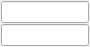
<?xml version="1.0" encoding="UTF-8"?>
<ui version="4.0">
 <class>ValuePairVertical</class>
 <widget class="QWidget" name="ValuePairVertical">
  <property name="geometry">
   <rect>
    <x>0</x>
    <y>0</y>
    <width>90</width>
    <height>43</height>
   </rect>
  </property>
  <property name="windowTitle">
   <string>Form</string>
  </property>
  <layout class="QVBoxLayout" name="verticalLayout">
   <property name="spacing">
    <number>1</number>
   </property>
   <property name="leftMargin">
    <number>1</number>
   </property>
   <property name="topMargin">
    <number>1</number>
   </property>
   <property name="rightMargin">
    <number>1</number>
   </property>
   <property name="bottomMargin">
    <number>1</number>
   </property>
   <item>
    <widget class="QLineEdit" name="txt1stValue">
     <property name="text">
      <string/>
     </property>
     <property name="alignment">
      <set>Qt::AlignCenter</set>
     </property>
    </widget>
   </item>
   <item>
    <widget class="QLineEdit" name="txt2ndValue">
     <property name="text">
      <string/>
     </property>
     <property name="alignment">
      <set>Qt::AlignCenter</set>
     </property>
    </widget>
   </item>
  </layout>
 </widget>
 <resources/>
 <connections/>
</ui>
